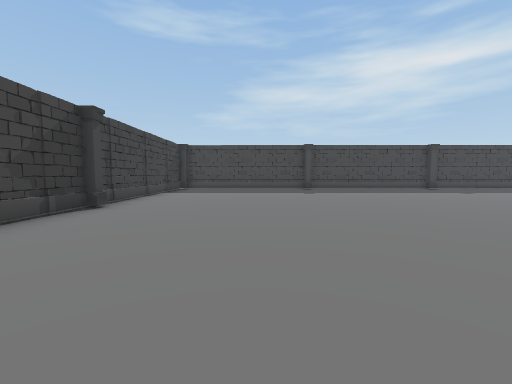
View 1 (above)

16 first-person views from a walk through a Unity game level. The camera is 1.4 m above the floor, tilts 4° down and sees 90° across. The floor is counted in squares, 2 m on a side. Each view is taken from the middle of a square. On the plan, view 1 faces up. The plan holds only what a view shows up to about 9 squares ahead; the rest is blank. The player character is not drawn. Some surface patterns are stand-ins.

View 2
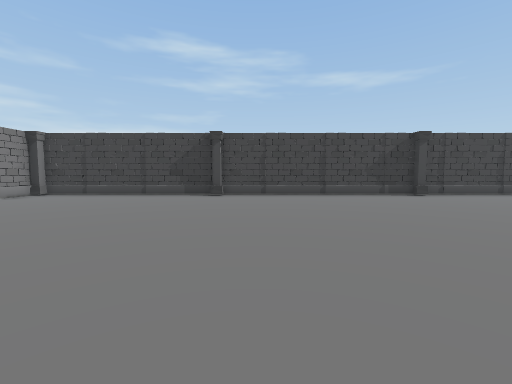

View 3
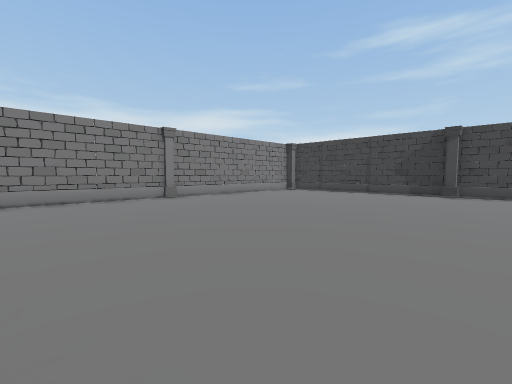

View 4
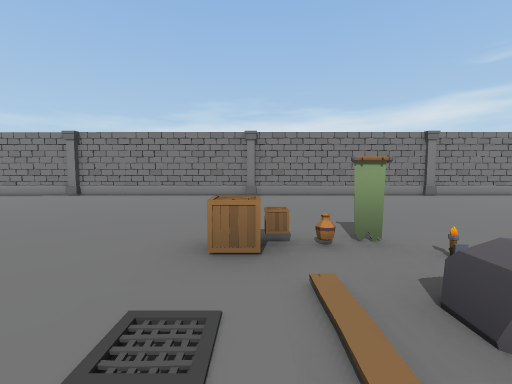

View 5
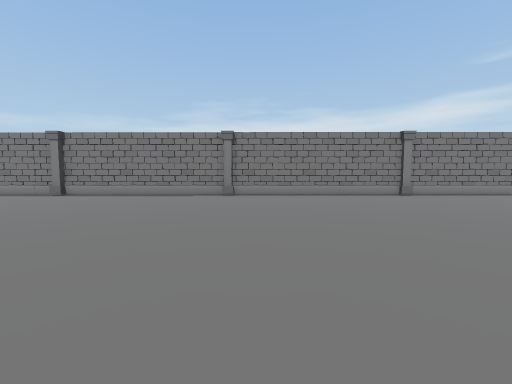

View 6
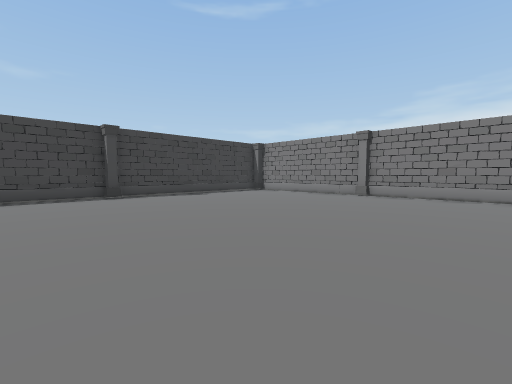

View 7
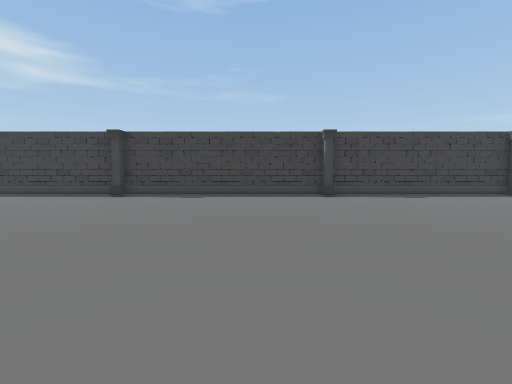

View 8
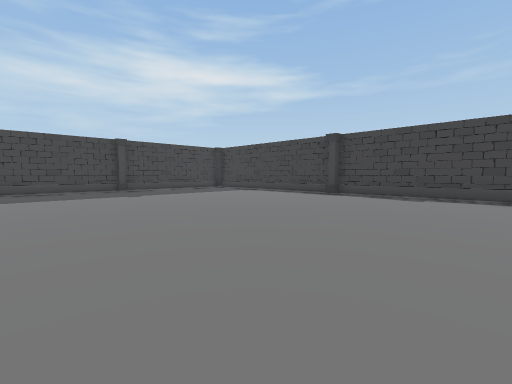

View 9
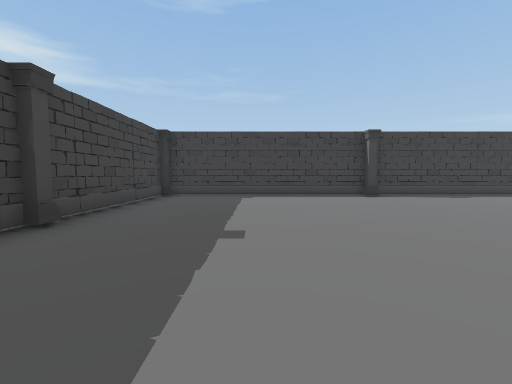

View 10
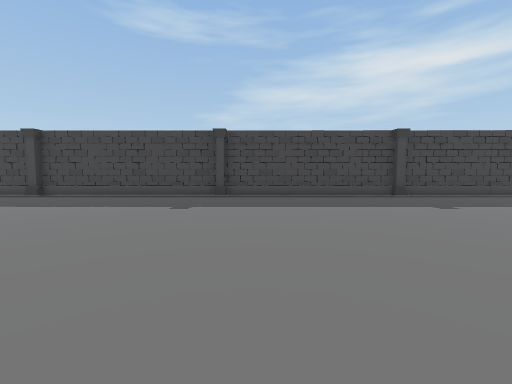

View 11
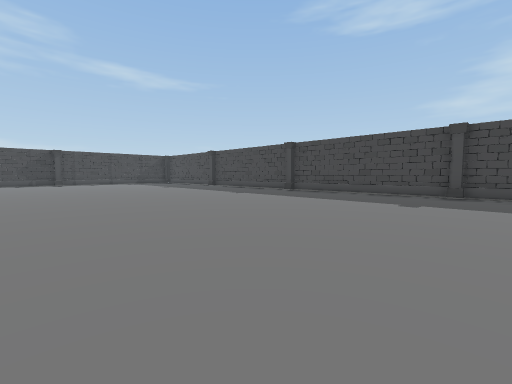

View 12
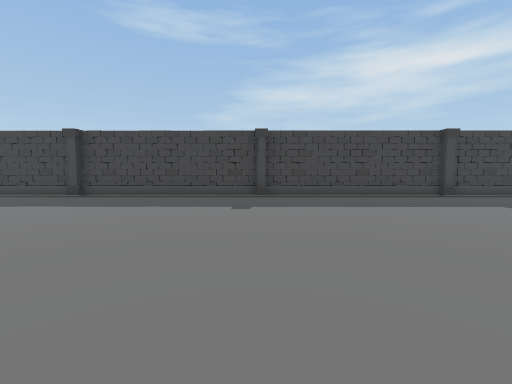

View 13
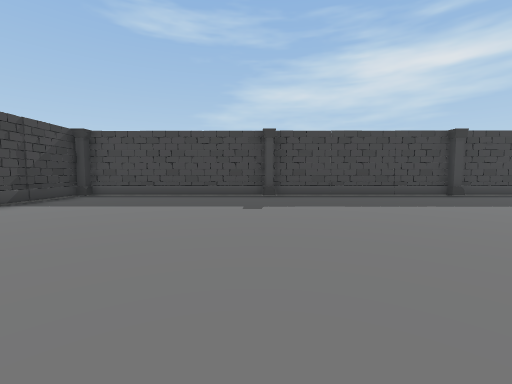

View 14
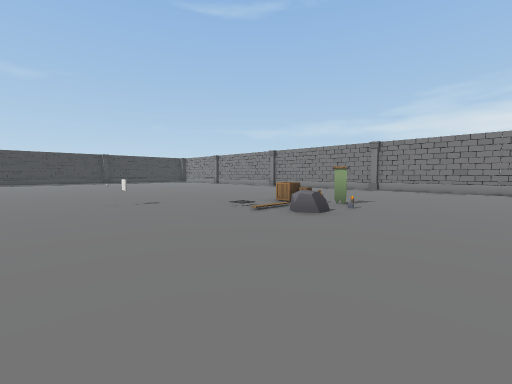

View 15
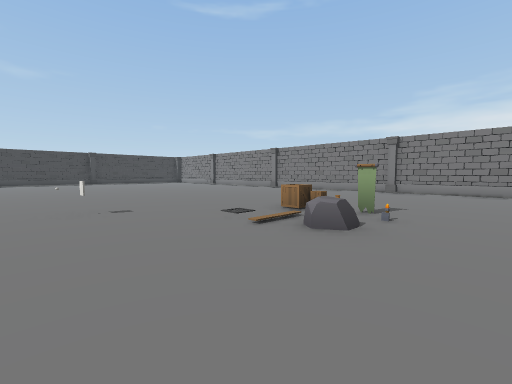

View 16
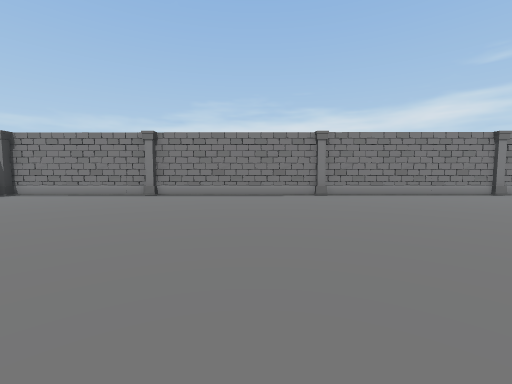

### Floor plan
Points are (right, up) in squares from view 1. A wall is a line through its corners. A room is listed if a view was taken in it or the views show most of it. See-through windows are left out.
Room 1 (views 1, 2, 3, 4, 5, 6, 7, 8, 9, 10, 11, 12, 13, 14, 15, 16)
walls: (-0.4, -7.3) (24, -7.4); (24.3, -6.5) (24.3, 12); (23.4, 12.1) (-2.4, 12); (-3.4, -7.3) (-2.2, -7.3); (-3.7, 12) (-3.3, -7)
objects: other object (-3, -7); other object (-3, -1); other object (-3, 5); other object (-3, 12); other object (2, -7); other object (2, 12); other object (7, -1); other object (7, 0); other object (8, -7); other object (8, -2); other object (8, 12); other object (14, -7); other object (14, 12); other object (19, -7); other object (19, 12); other object (24, -7); other object (24, -1); other object (24, 5); other object (24, 12)

Where each view was taken, in squares from view 1:
view 1: 0 up, 0 right, facing up
view 2: 0 up, 5 right, facing left
view 3: 0 up, 6 right, facing down-left
view 4: 1 up, 8 right, facing down
view 5: 1 up, 13 right, facing down
view 6: 1 up, 16 right, facing down-right
view 7: 1 up, 16 right, facing right
view 8: 1 up, 16 right, facing up-right
view 9: 9 up, 16 right, facing right
view 10: 4 up, 15 right, facing up
view 11: 3 up, 15 right, facing up-left
view 12: 4 up, 8 right, facing up
view 13: 4 up, 2 right, facing up
view 14: 4 up, 4 right, facing down-right
view 15: 3 up, 5 right, facing down-right
view 16: 1 up, 16 right, facing down
